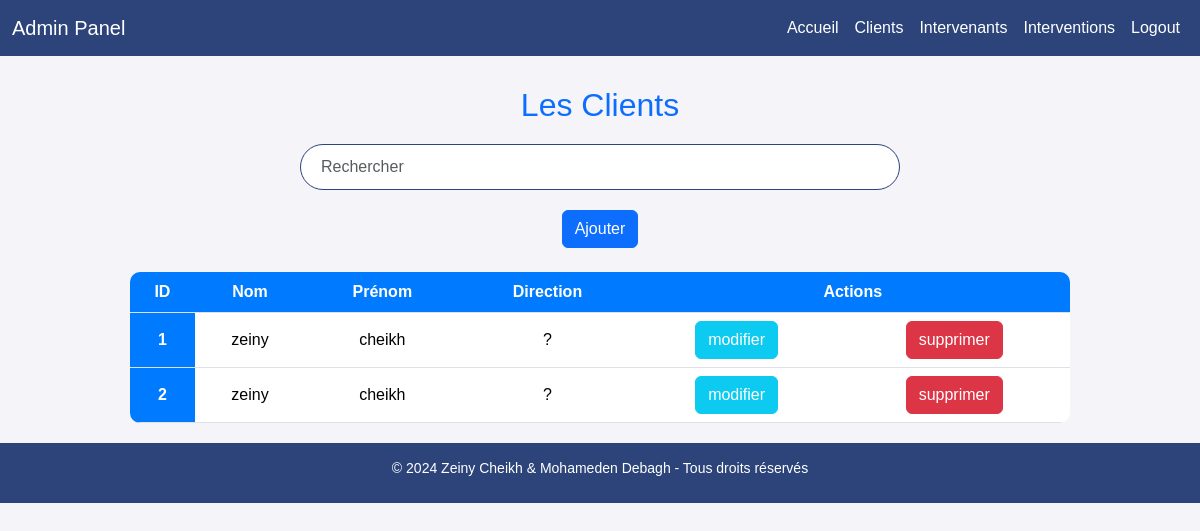
The app's page /clients (signed in), older data.
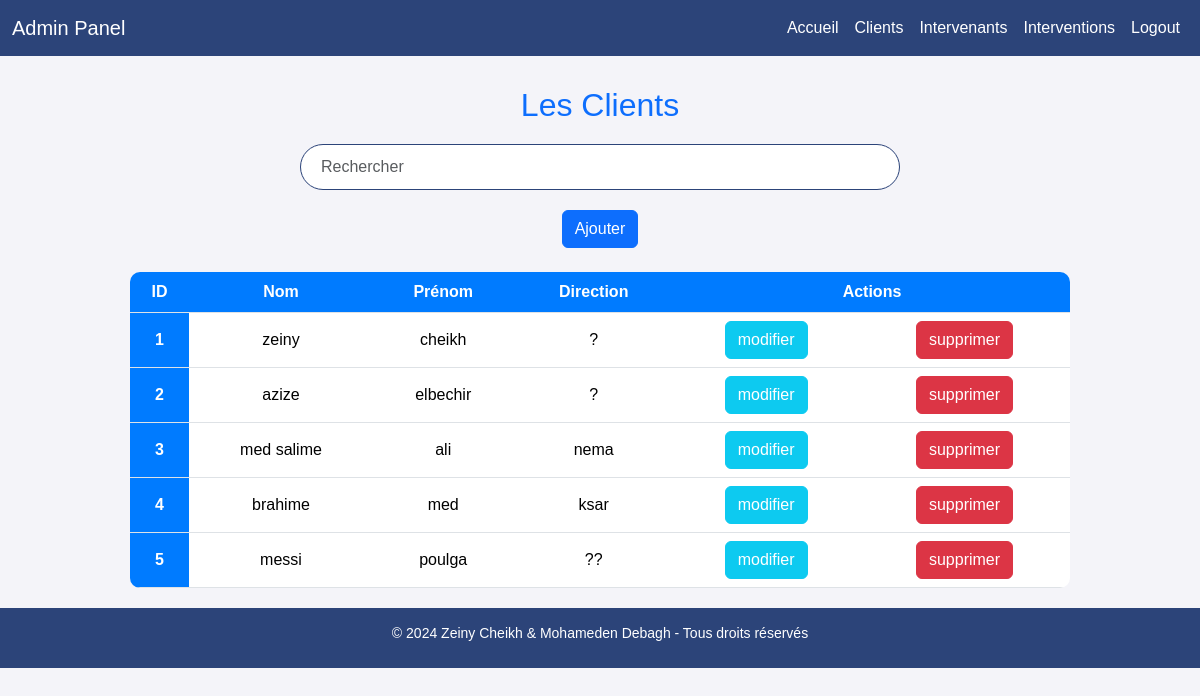
The same page, newer data.
### man.py (models this page shows, shortened)
class Client(db.Model):
    id = db.Column(db.Integer, primary_key=True)
    nom = db.Column(db.String(50), nullable=False)
    prenom = db.Column(db.String(50), nullable=False)
    direction = db.Column(db.String(50), nullable=False)

### man.py (the view)
@app.route('/clients')
def clients():
    if session :
        clients = Client.query.all()
        return render_template('Clients.html', clients=clients)
    else :
        return redirect(url_for('index'))

### templates/Clients.html (shortened to what this page needs)
<!DOCTYPE html>
<html lang="fr">
<head>
    <link rel="stylesheet" href="{{url_for('static', filename='css/style.css')}}">
</head>
<body>
    <div>
        <nav class="navbar navbar-expand-lg navbar-dark">
            <div class="container-fluid">
                <a class="navbar-brand" href="#">Admin Panel</a>
                <div class="collapse navbar-collapse" id="navbarSupportedContent">
                    <ul class="navbar-nav ms-auto mb-2 mb-lg-0">
                        <li class="nav-item">
                            <a class="nav-link active" href="{{ url_for('homme') }}">Accueil</a>
                        </li>
                        <li class="nav-item">
                            <a class="nav-link active" href="{{ url_for('clients') }}">Clients</a>
                        </li>
                        <li class="nav-item">
                            <a class="nav-link active" href="{{ url_for('intervenant') }}">Intervenants</a>
                        </li>
                        <li class="nav-item">
                            <a class="nav-link active" href="{{ url_for('intervention') }}">Interventions</a>
                        </li>
                        <li class="nav-item">
                            <a class="nav-link active" href="{{ url_for('logout') }}">Logout</a>
                        </li>
                    </ul>
                </div>
            </div>
        </nav>
        <main class="content">
            <div class="content">
                <h2 class="text-center text-primary mt-4">Les Clients</h2>
                <div class="search-container">
                    <input class="form-control" type="text" id="search-input" placeholder="Rechercher"
                        onkeyup="searchTable()">
                </div>
                <div class="text-center">
                    <a class="btn btn-primary" href="{{ url_for('clients_form') }}">
                        Ajouter</a>
                </div>
                <div class="container-fluid" style="margin-bottom: 20px";>
                    <table id="myTable" class="table table-hover mt-4 text-center" style="width: 80%; margin: auto;">
                        <thead>
                            <tr>
                                <th scope="col">ID</th>
                                <th scope="col">Nom</th>
                                <th scope="col">Prénom</th>
                                <th scope="col">Direction</th>
                                <th scope="col"  colspan="2">Actions</th>
                            </tr>
                        </thead>
                        <tbody>
                            {% for client in clients %}
                            <tr>
                                <th scope="row">{{ client.id }}</th>
                                <td>{{ client.nom }}</td>
                                <td>{{ client.prenom }}</td>
                                <td>{{ client.direction }}</td>
                                <td>
                                    <a class="btn btn-info" style="color: #fff;"  href="{{ url_for('edit_client', client_id=client.id) }}">
                                        modifier
                                    </a>
                                </td>
                                <td>
                                    <a class="btn btn-danger" href="{{ url_for('delete_client', client_id=client.id) }}"
                                        onclick="return confirm('Êtes-vous sûr de vouloir supprimer cet client ?')">
                                        supprimer
                                    </a>
                                </td>
                            </tr>
                            {% endfor %}
                        </tbody>
                    </table>
                </div>
            </div>
        </main>
        <footer class="text-center">
            <p>&copy; 2024 Zeiny Cheikh & Mohameden Debagh - Tous droits réservés</p>
        </footer>
    </div>
</body>
</html>

Row changes from the older to the newer data that the page shows:
changed Client id 2: nom "zeiny" → "azize"; prenom "cheikh" → "elbechir"
added Client: id "3", nom "med salime", prenom "ali", direction "nema"
added Client: id "4", nom "brahime", prenom "med", direction "ksar"
added Client: id "5", nom "messi", prenom "poulga", direction "??"
